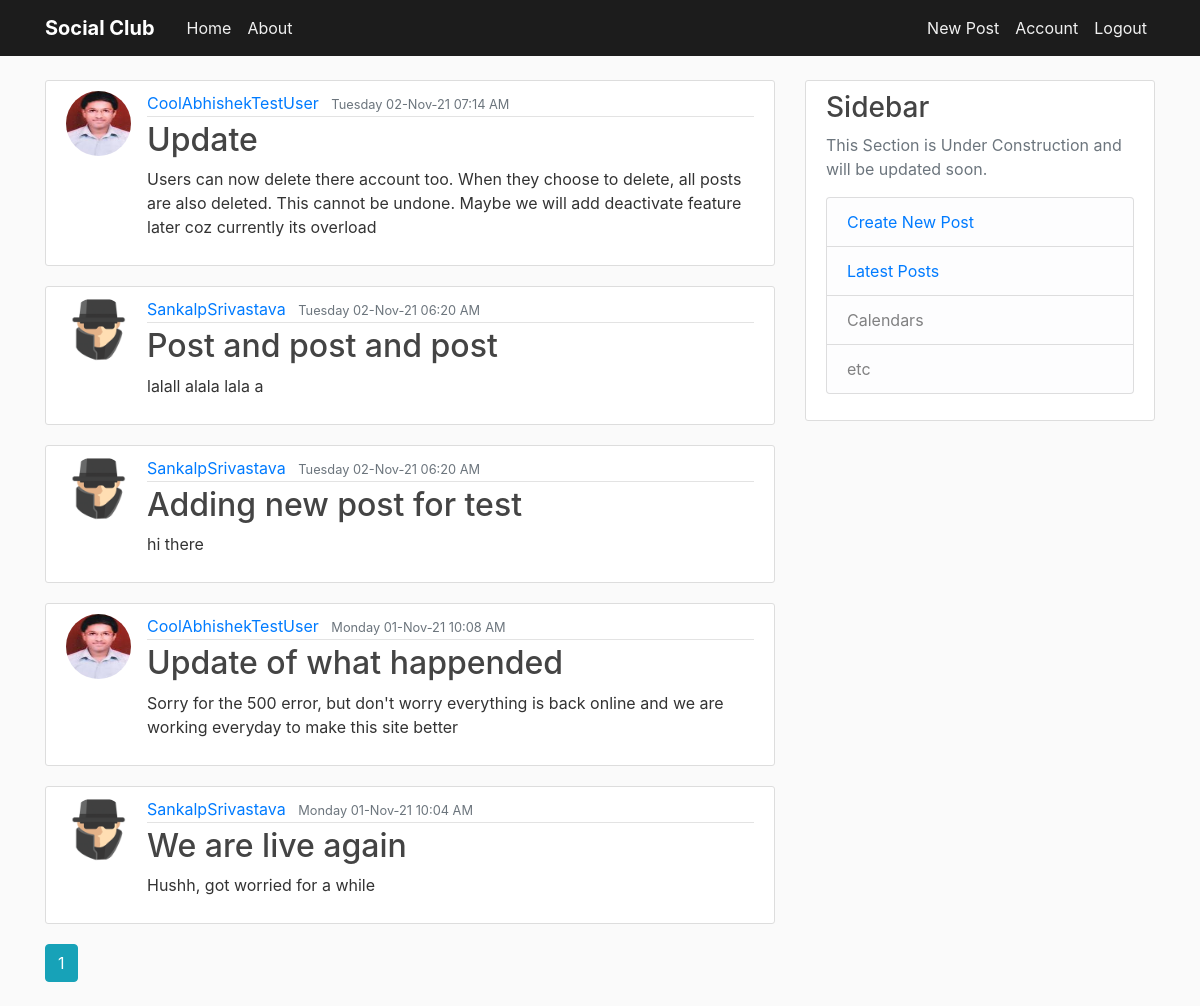
Screenshot of /home (signed in) with the database file from the repository.
### flaskblog/models.py (models this page shows, shortened)
class Post(db.Model):
    id = db.Column(db.Integer, primary_key=True)
    title = db.Column(db.String(100), nullable=False)
    date_posted = db.Column(db.DateTime, nullable=False,
                            default=datetime.utcnow)
    content = db.Column(db.Text, nullable=False)
    user_id = db.Column(db.Integer, db.ForeignKey('user.id'), nullable=False)
    post_edited = db.Column(db.Boolean,unique=False, default=False)

class User(db.Model,UserMixin):
    id = db.Column(db.Integer, primary_key=True)
    username = db.Column(db.String(20), unique=True, nullable=False)
    email = db.Column(db.String(120), unique=True, nullable=False)
    image_file = db.Column(db.String(20), nullable=False,
                           default='default.jpg')
    password = db.Column(db.String(60), nullable=False)
    date_of_join = db.Column(db.DateTime,default=datetime.utcnow())
    posts = db.relationship('Post', backref='author', lazy=True)

### flaskblog/main/routes.py (the view)
@main.route("/")
@main.route("/home")
def home():
    page = request.args.get('page',1,type=int)
    posts = Post.query.order_by(Post.date_posted.desc()).paginate(page = page ,per_page=5)
    return render_template('home.html', posts=posts,timezone=timezone)

### flaskblog/models.py (called while the page is built)
@login_manager.user_loader
def load_user(user_id):
    return User.query.get(int(user_id))

### flaskblog/templates/home.html
{% extends "layout.html" %}
{% block content %}
{% for post in posts.items%}
<article class="media content-section">
  <a href ="{{url_for('users.user_posts',username=post.author.username)}}">
    <img alt="{{post.author.username}} Photo" class ="rounded-circle article-img" src ="{{url_for('static',filename='profile_pics/'+post.author.image_file)}}"></img></a>
    <div class="media-body">
        <div class="article-metadata">
            <a class="mr-2" href="{{url_for('users.user_posts',username=post.author.username)}}">{{ post.author.username }}</a>
            {%if post.post_edited %}
            <small class="text-muted">{{ post.date_posted.replace(tzinfo=timezone.utc).astimezone(tz=None).strftime('%A %d-%b-%y %I:%M %p') }} (Edited)</small>
            {%else%}
            <small class="text-muted">{{ post.date_posted.replace(tzinfo=timezone.utc).astimezone(tz=None).strftime('%A %d-%b-%y %I:%M %p') }}</small>
            {%endif%}
        </div>
        <h2><a class="article-title" href="{{url_for('posts.post',post_id=post.id)}}">{{ post.title }}</a></h2>
        <p class="article-content">{{ post.content }}</p>
    </div>
</article>
{% endfor %}
{% for page_num in posts.iter_pages(left_edge=1, right_edge=1, left_current=1, right_current=2) %}
  {% if page_num %}
    {% if posts.page == page_num %}
      <a class="btn btn-info mb-4" href="{{ url_for('main.home', page=page_num) }}">{{ page_num }}</a>
    {% else %}
      <a class="btn btn-outline-info mb-4" href="{{ url_for('main.home', page=page_num) }}">{{ page_num }}</a>
    {% endif %}
  {% else %}
    ...
  {% endif %}
{% endfor %}
{% endblock content %}
{% block sidebar %}
<div class="col-md-4 ">
  <div class="content-section">
    <h3>Sidebar</h3>
    <p class='text-muted'>This Section is Under Construction and will be updated soon.
    <ul class="list-group">
        <li class="list-group-item list-group-item-light"><a href="{{url_for('posts.new_post')}}">Create New Post</a></li>
        <li class="list-group-item list-group-item-light"><a href="{{url_for('main.home')}}">Latest Posts</a></li>
        <li class="list-group-item list-group-item-light">Calendars</li>
        <li class="list-group-item list-group-item-light">etc</li>
    </ul>
    </p>
</div>
</div>
{% endblock sidebar %}

### flaskblog/static/main.css (style rules this page uses)
body { background: #fafafa; color: #333333; margin-top: 5rem; }
h1, h2, h3, h4, h5, h6 { color: #444444; }
.content-section { background: #ffffff; padding: 10px 20px; border: 1px solid #dddddd; border-radius: 3px; margin-bottom: 20px; }
.article-title { color: #444444; }
.article-content { white-space: pre-line; }
.article-img { height: 65px; width: 65px; margin-right: 16px; }
.article-metadata { padding-bottom: 1px; margin-bottom: 4px; border-bottom: 1px solid #e3e3e3 }

### rows the page displays
Post: image_file (picture), author.username "CoolAbhishekTestUser", date_posted.replace "Tuesday 02-Nov-21 07:14 AM", title "Update", content "Users can now delete there account too. When they choose to delete, all posts are also deleted. This cannot be undone. Maybe we will add deactivate feature later coz currently its overload"
Post: image_file (placeholder picture), author.username "SankalpSrivastava", date_posted.replace "Tuesday 02-Nov-21 06:20 AM", title "Post and post and post", content "lalall alala lala a"
Post: image_file (placeholder picture), author.username "SankalpSrivastava", date_posted.replace "Tuesday 02-Nov-21 06:20 AM", title "Adding new post for test", content "hi there"
Post: image_file (picture), author.username "CoolAbhishekTestUser", date_posted.replace "Monday 01-Nov-21 10:08 AM", title "Update of what happended", content "Sorry for the 500 error, but don't worry everything is back online and we are working everyday to make this site better"
Post: image_file (placeholder picture), author.username "SankalpSrivastava", date_posted.replace "Monday 01-Nov-21 10:04 AM", title "We are live again", content "Hushh, got worried for a while"

### other values shown
{{ page_num }} "1"
